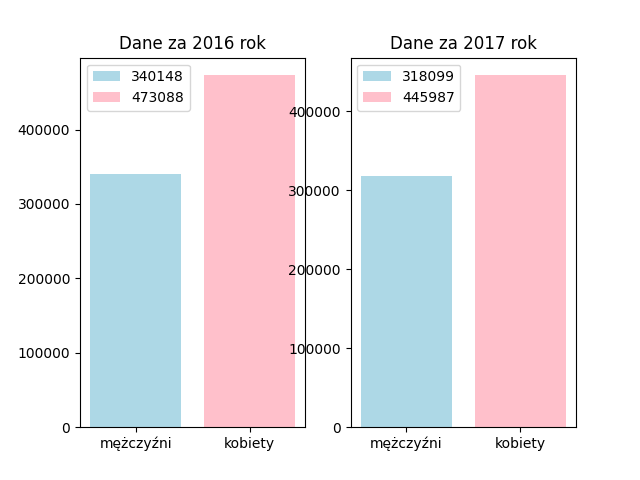

Write Python code to recreate this figure.
import pandas as pd
import matplotlib.pyplot as plt

data = pd.read_csv("studenci17.csv",sep=";")
data = data[data["Tryby nauczania"] == "studia stacjonarne (dzienne)"]
m_2016 = data[(data["Rok"] == 2016) & (data["Płeć"] == "mężczyźni")]
m_2017 = data[(data["Rok"] == 2017) & (data["Płeć"] == "mężczyźni")]
k_2016 = data[(data["Rok"] == 2016) & (data["Płeć"] == "kobiety")]
k_2017 = data[(data["Rok"] == 2017) & (data["Płeć"] == "kobiety")]

fig,ax = plt.subplots(ncols=2)
categories = ["mężczyźni","kobiety"]
colors = ["lightblue","pink"]
values = [m_2016["Wartosc"].max(),k_2016["Wartosc"].max()]
values_2 = [m_2017["Wartosc"].max(),k_2017["Wartosc"].max()]
ax[0].bar(categories, values,color=colors,label=values)
ax[1].bar(categories, values_2,color=colors,label=values_2)
ax[0].set_title("Dane za 2016 rok")
ax[1].set_title("Dane za 2017 rok")
ax[0].legend()
ax[1].legend()
plt.savefig("Task10.png")
plt.show()


